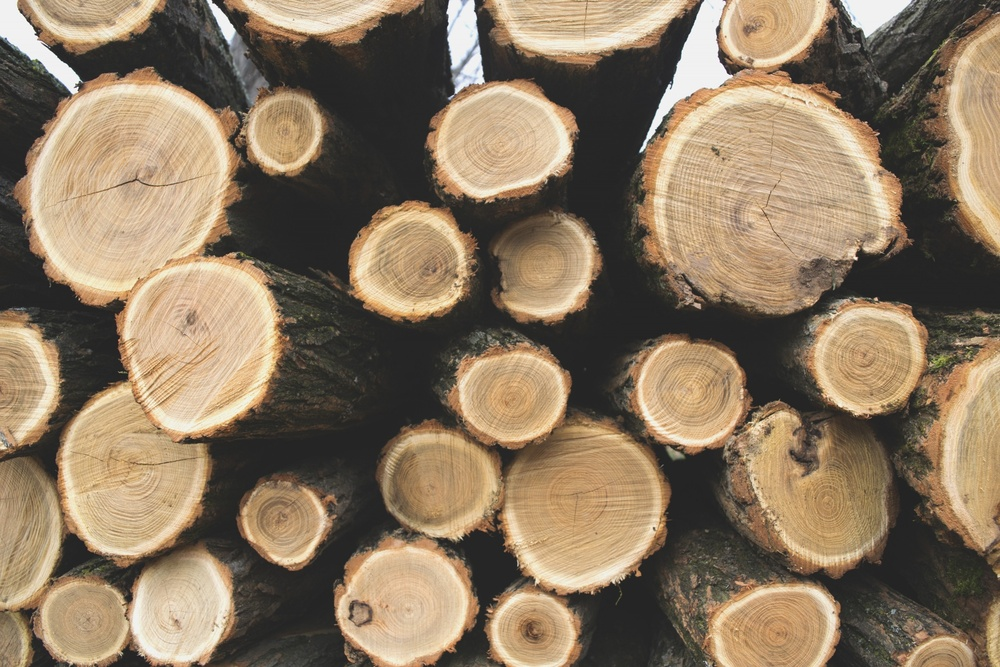
#> input picture other_image/raw_data/4.jpg, 1000 x 667 px, shrunk from 3200 x 2133 before the run
$ python other_image.py   (older library calls are emulated)
#> lines starting #> are read from the running program, lines starting #| are printed output that depends on the picture; after the words box and inside, x2 and y2 are one past the last pixel; in counts of white or black regions, pixels touching at a corner belong together
# _*_ coding: utf-8 _*_
__author__ = 'LelandYan'
__date__ = '2019/5/17 18:55'

import cv2
import numpy as np
import matplotlib.pyplot as plt
from scipy import ndimage as ndi
import skimage as sm
from skimage import morphology
from skimage.feature import peak_local_max
from skimage.filters.rank import median
image = cv2.imread("./raw_data/4.jpg")
#> image is the input picture: shape (667, 1000, 3); mean B, G, R 96.5, 119.5, 138
kernel_sharpen_1 = np.array([
        [-1,-1,-1],
        [-1,9,-1],
        [-1,-1,-1]])
kernel_sharpen_2 = np.array([
        [1,1,1],
        [1,-7,1],
        [1,1,1]])
kernel_sharpen_3 = np.array([
        [-1,-1,-1,-1,-1],
        [-1,2,2,2,-1],
        [-1,2,8,2,-1],
        [-1,2,2,2,-1],
        [-1,-1,-1,-1,-1]])/8.0

output_1 = cv2.filter2D(image,-1,kernel_sharpen_3)
# [11 lines of commented-out code are left out]


output_1 = cv2.cvtColor(output_1, cv2.COLOR_RGB2GRAY)  # 把输入图像灰度化
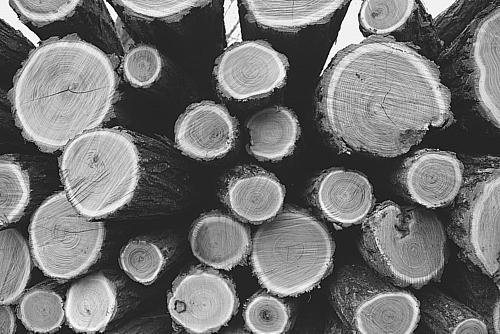
#> output_1: shape (667, 1000) (shown at 1/2 size); min 0, max 255, mean 114.6
# [19 lines of commented-out code are left out]
plt.hist(output_1.ravel(),256)
plt.show()
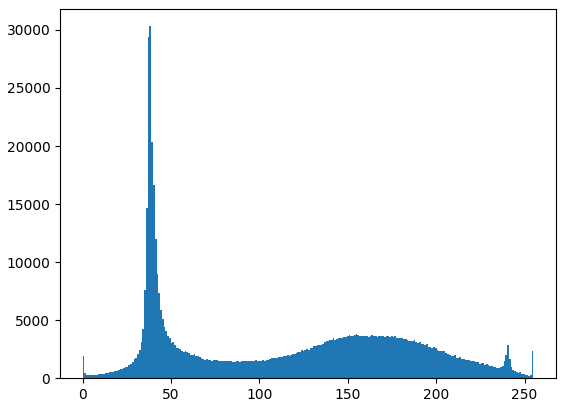
#> figure drawn by matplotlib, 1 panel; tallest bar 30323 high, from x = 37.85 to 38.85
ret, binary = cv2.threshold(output_1, 0, 255, cv2.THRESH_BINARY | cv2.THRESH_TRIANGLE)#TRIANGLE法,，全局自适应阈值, 参数0可改为任意数字但不起作用，适用于单个波峰
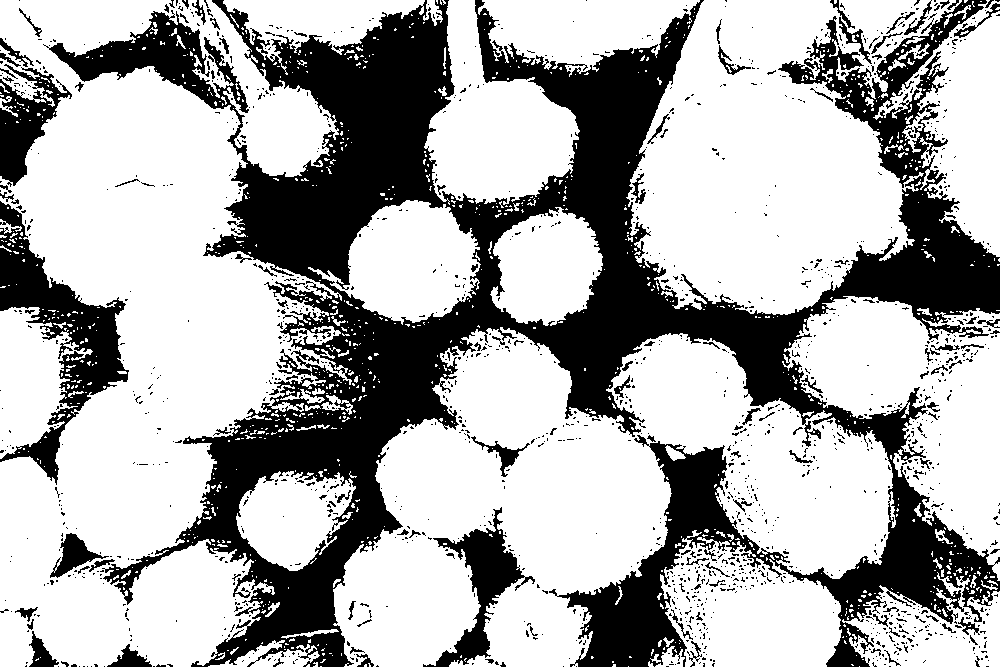
#> binary: shape (667, 1000); 67.9% white; 1513 black regions (1387 under 20 px), largest, box (x1, y1, x2, y2) and area: (43, 0, 1000, 667) 180251, (0, 201, 129, 485) 10803, (423, 507, 535, 667) 4652
#> ret = 51
print("阈值：%s" % ret)
#| 阈值：51.0
# [5 lines of commented-out code are left out]
rows,cols = output_1.shape
labels = np.zeros([rows,cols])
for i in range(rows):
    for j in range(cols):
        if(output_1[i,j] > ret):
                labels[i,j] = 1
        else:
            labels[i,j] = 0

# [7 lines of commented-out code are left out]
labels = median(labels, sm.morphology.disk(5))
distance = ndi.distance_transform_edt(labels) #距离变换
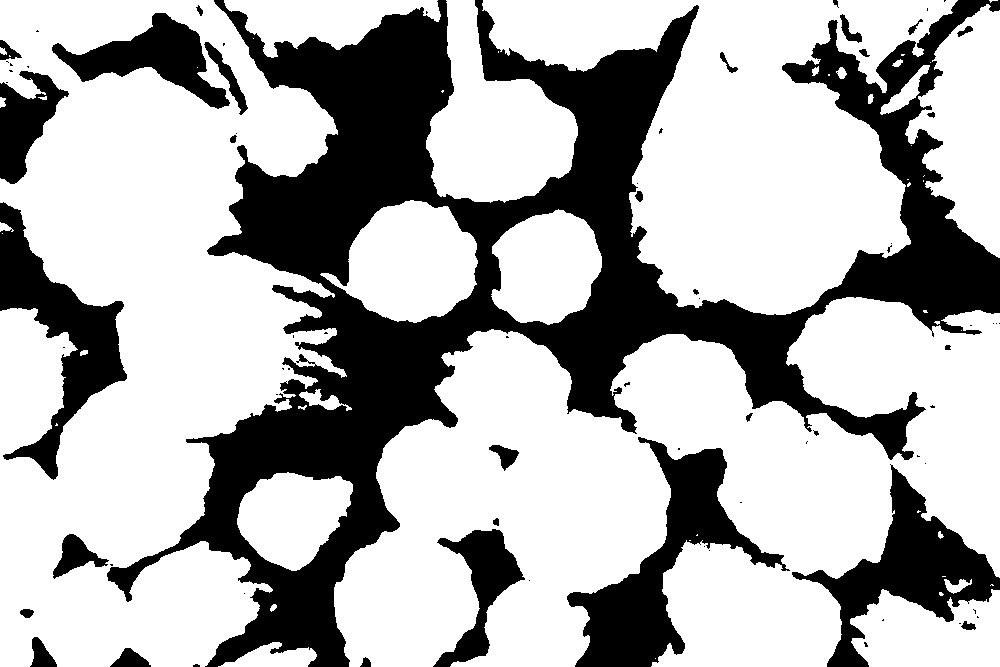
#> labels: shape (667, 1000); 68.6% white; 77 black regions (47 under 20 px), largest, box (x1, y1, x2, y2) and area: (107, 0, 1000, 667) 151394, (567, 437, 790, 667) 14679, (792, 464, 1000, 667) 12496
# min_distance：最小的像素在2×min_distance + 1区分离（即峰峰数至少min_distance分隔）。找到峰值的最大数量，使用min_distance = 1。
# exclude_border：不排除峰值在图像的边界
# indices：False会返回和数组相同大小的布尔数组，为True时，会返回峰值的坐标
local_maxi = peak_local_max(distance, exclude_border = 0,min_distance = 12,indices=False,
                                   footprint=np.ones((10, 10)),labels=labels) #寻找峰值
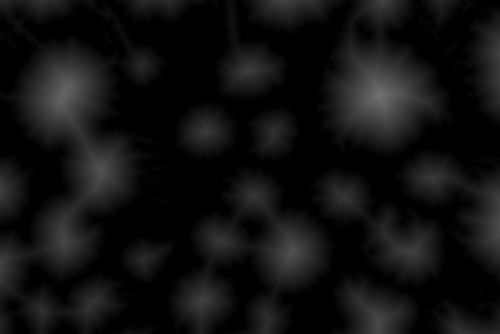
#> distance: shape (667, 1000) float64 (shown at 1/2 size); min 0, max 113.9, mean 17
markers = ndi.label(local_maxi)[0] #初始标记点
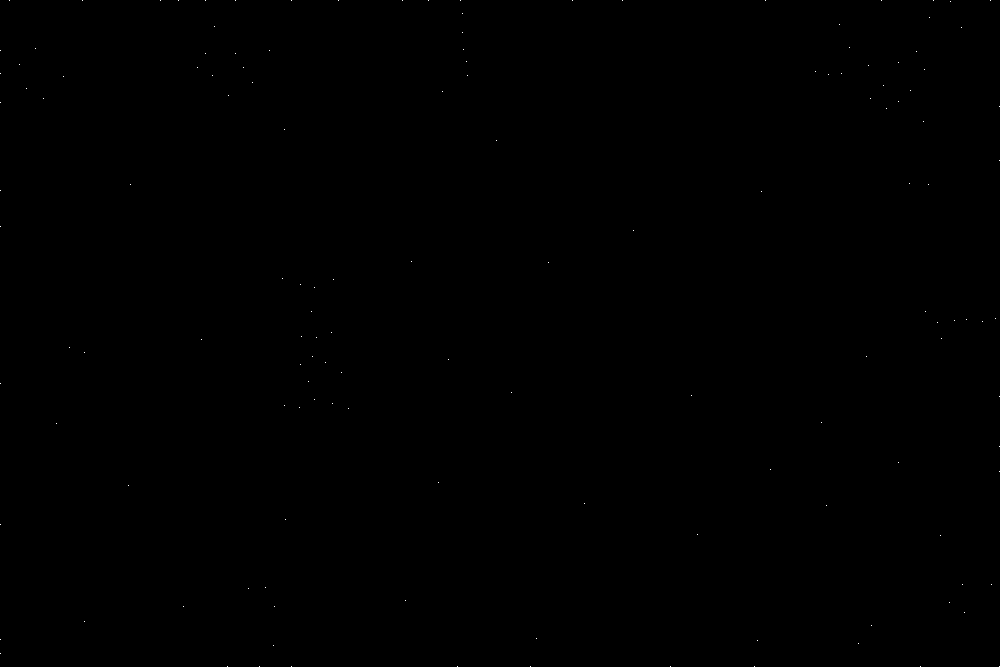
#> local_maxi: shape (667, 1000) bool; 0.02% white in thin lines or dots
label_ =morphology.watershed(-distance, markers, mask=labels) #基于距离变换的分水岭算法

fig, axes = plt.subplots(nrows=2, ncols=2, figsize=(12, 12))
axes = axes.ravel()
ax0, ax1, ax2, ax3 = axes

ax0.imshow(labels, cmap=plt.cm.gray)#, interpolation='nearest')
ax0.set_title("Original")
ax1.imshow(-distance, cmap=plt.cm.jet, interpolation='nearest')
ax1.set_title("Distance")
ax2.imshow(sm.morphology.dilation(markers,sm.morphology.square(10)), cmap= plt.cm.Spectral, interpolation='nearest')
#> markers: shape (667, 1000) int32; 146 distinct labels, from 0 to 145
ax2.set_title("Markers")
plt.imshow(label_, cmap= plt.cm.Spectral, interpolation='nearest')
print(label_.shape)
#| (667, 1000)
ax3.set_title("Segmented")

for ax in axes:
    ax.axis('off')

fig.tight_layout()
plt.show()
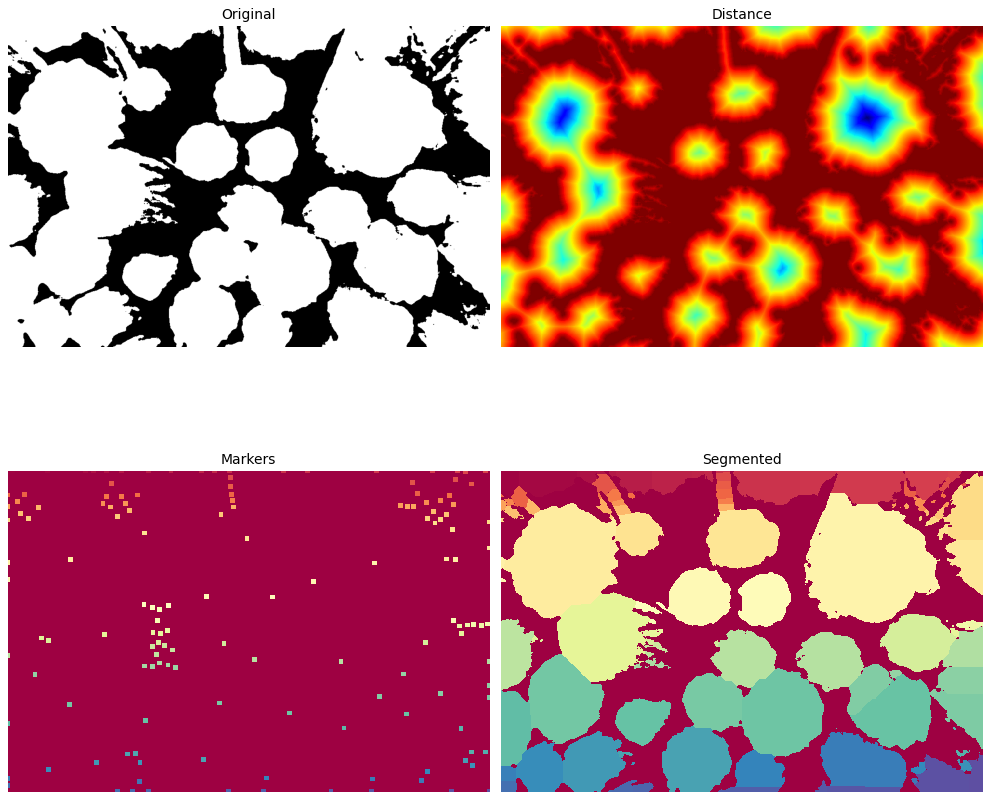
#> figure drawn by matplotlib, 4 panels


# import math
# err = []
# import math
# err = []
# for i in range(binary.shape[0]):
#     h1,w1 =  binary[i][0],binary[i][1]
#     if i in err:
#         continue
#     for j in range(i+1,binary.shape[0]):
#         h2,w2 =  binary[j][0],binary[j][1]
#         ab = math.sqrt(math.pow(abs(h2-h1), 2) + math.pow(abs(w2-w1), 2))
#         if ab <= 10:
# #             print 'error:' , x_y[i],' and ', x_y[j],'i,j = ',i,j
#             err.append(j)
# new_x_y = []
# for i in range(len(binary)):
#     if i not in err:
#         new_x_y.append(binary[i])
# print('一共有',len(binary),'个圈')
#
#
# # def threshold_demo(image):
# #     gray = image
# #     # gray = cv2.cvtColor(image, cv2.COLOR_RGB2GRAY)  #把输入图像灰度化
# #     #直接阈值化是对输入的单通道矩阵逐像素进行阈值分割。
# #     ret, binary = cv2.threshold(gray, 0, 255, cv2.THRESH_BINARY | cv2.THRESH_TRIANGLE)
# #     print("threshold value %s"%ret)
# #     cv2.namedWindow("binary0", cv2.WINDOW_NORMAL)
# #     #cv.imwrite("binary_first11.jpg", binary)
# #     cv2.imshow("binary0", binary)
# #
# # #局部阈值
# # def local_threshold(image):
# #     gray = image
# #     # gray = cv2.cvtColor(image, cv2.COLOR_RGB2GRAY)  #把输入图像灰度化
# #     #自适应阈值化能够根据图像不同区域亮度分布，改变阈值
# #     binary =  cv2.adaptiveThreshold(gray, 255, cv2.ADAPTIVE_THRESH_GAUSSIAN_C,cv2.THRESH_BINARY, 25, 10)
# #     cv2.namedWindow("binary1", cv2.WINDOW_NORMAL)
# #     #cv.imwrite("binary_first22.jpg", binary)
# #     cv2.imshow("binary1", binary)
# #
# # #用户自己计算阈值
# # def custom_threshold(image):
# #     gray = image
# #     # gray = cv2.cvtColor(image, cv2.COLOR_RGB2GRAY)  #把输入图像灰度化
# #     h, w =gray.shape[:2]
# #     m = np.reshape(gray, [1,w*h])
# #     mean = m.sum()/(w*h)
# #     print("mean:",mean)
# #     ret, binary =  cv2.threshold(gray, mean, 255, cv2.THRESH_BINARY)
# #     #cv.imwrite("binary_first33.jpg", binary)
# #     cv2.namedWindow("binary2", cv2.WINDOW_NORMAL)
# #     cv2.imshow("binary2", binary)
# #
# # # src = cv2.imread(output_1)
# # src = output_3
# # cv2.namedWindow('input_image', cv2.WINDOW_NORMAL) #设置为WINDOW_NORMAL可以任意缩放
# # cv2.imshow('input_image', src)
# #
# # threshold_demo(src)
# # local_threshold(src)
# # custom_threshold(src)
# # cv2.waitKey(0)
# # cv2.destroyAllWindows()

$ run again, with other_image/raw_data/2.jpg copied over other_image/raw_data/4.jpg
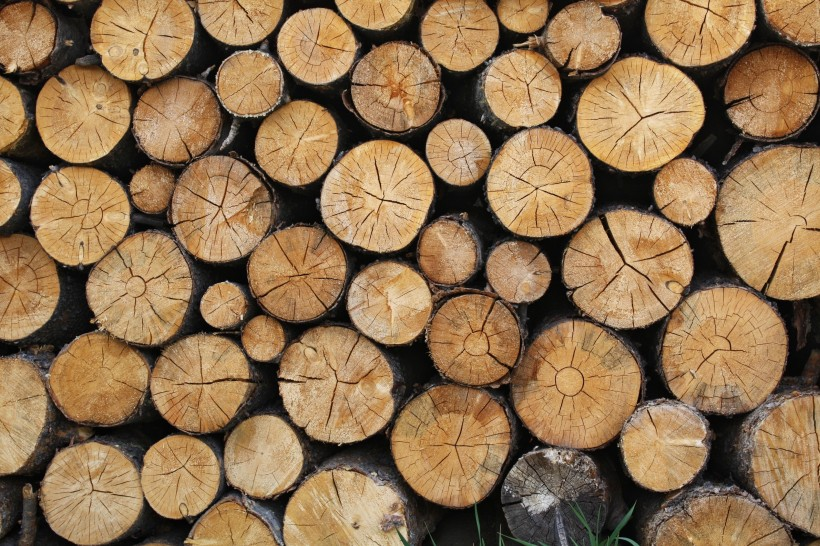
#> input picture other_image/raw_data/2.jpg, 820 x 546 px
#> image is the input picture: shape (546, 820, 3); mean B, G, R 80.2, 114, 143.4
#> `ret, binary = cv2.threshold(output_1, 0, 255, cv2.THRESH_BINARY | cv2...`:
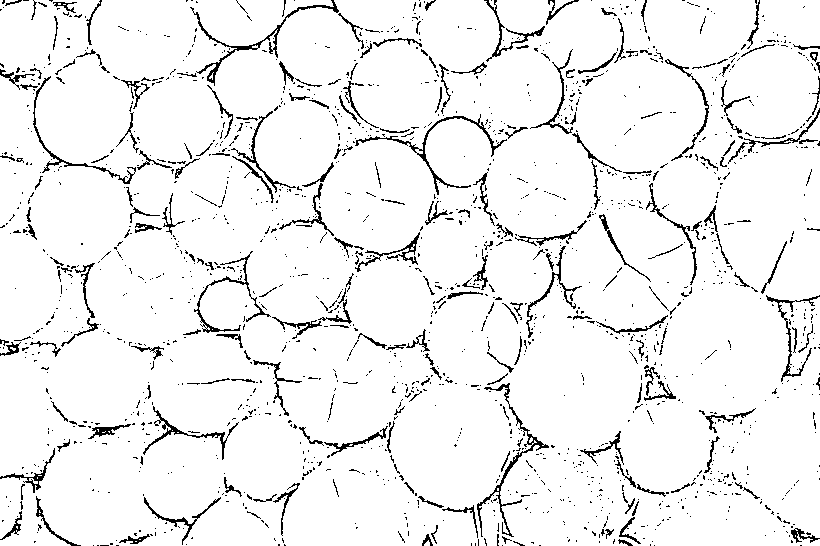
#> binary: shape (546, 820); 94% white; black in thin lines or dots
#> ret = 4
#| 阈值：4.0
#> local_maxi: shape (546, 820) bool; 0.02% white in thin lines or dots
#> markers: shape (546, 820) int32; 82 distinct labels, from 0 to 81
#| (546, 820)
#> `plt.show()`:
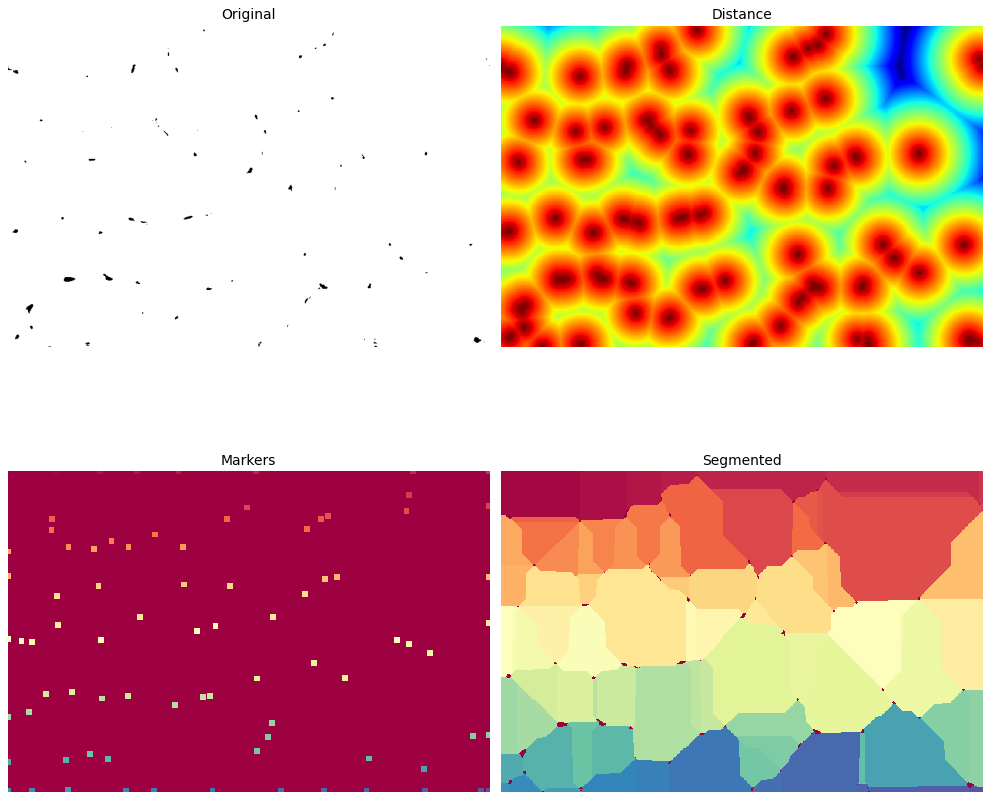
#> figure drawn by matplotlib, 4 panels

$ run again, with other_image/raw_data/3.jpg copied over other_image/raw_data/4.jpg
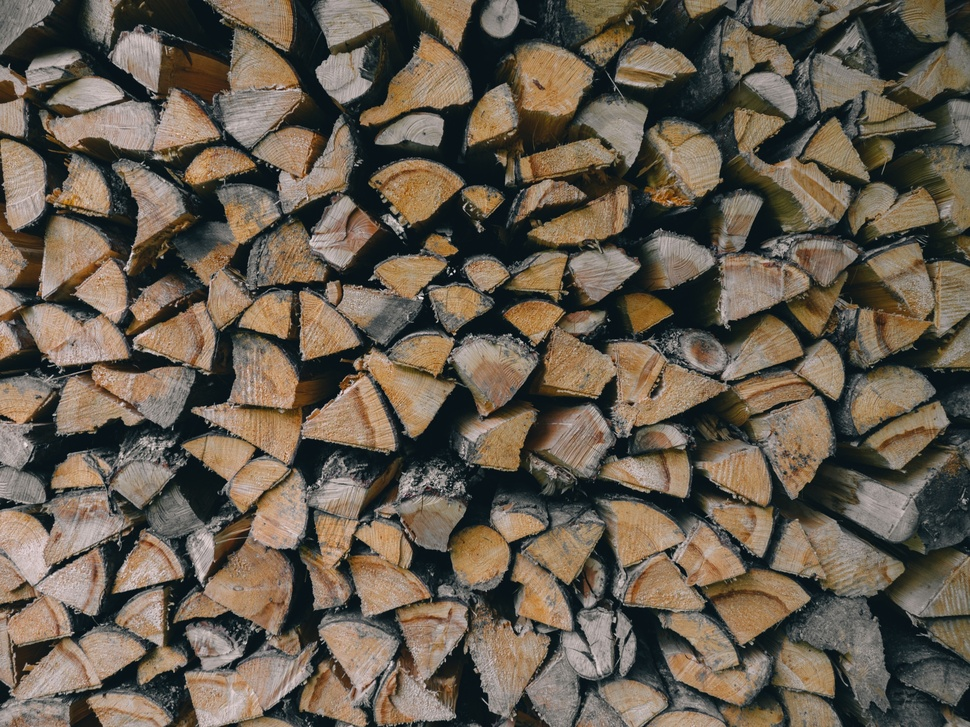
#> input picture other_image/raw_data/3.jpg, 970 x 727 px, shrunk from 3200 x 2400 before the run
#> image is the input picture: shape (727, 970, 3); mean B, G, R 79, 92.6, 103
#> `ret, binary = cv2.threshold(output_1, 0, 255, cv2.THRESH_BINARY | cv2...`:
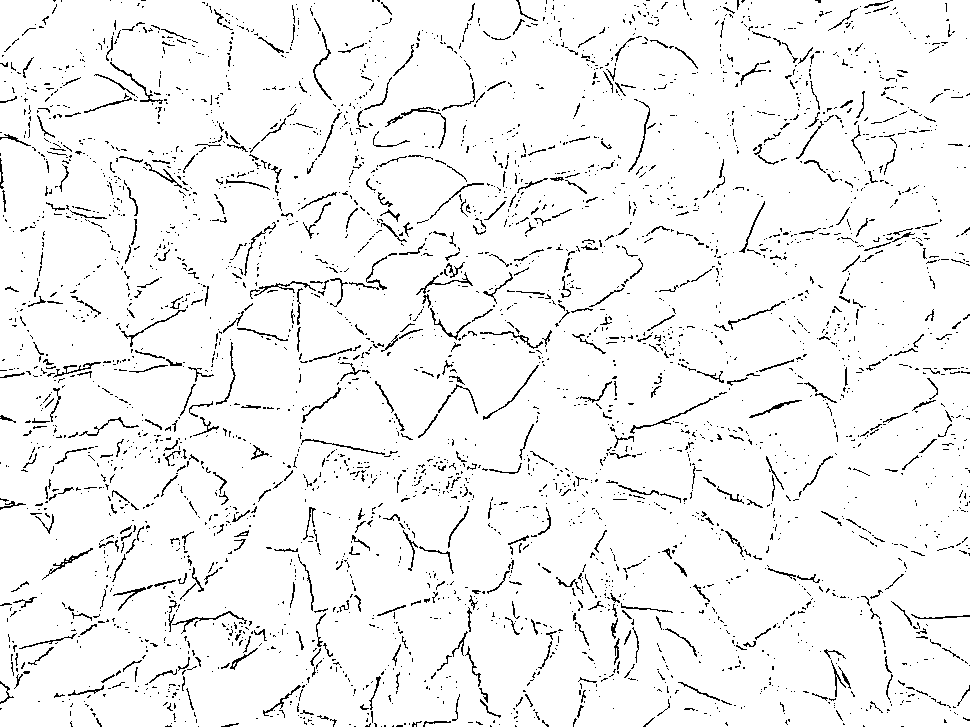
#> binary: shape (727, 970); 95% white; black in thin lines or dots
#> ret = 4
#| 阈值：4.0
#> local_maxi: shape (727, 970) bool; 0% white in thin lines or dots
#> markers: shape (727, 970) int32; 7 distinct labels, from 0 to 6
#| (727, 970)
#> `plt.show()`:
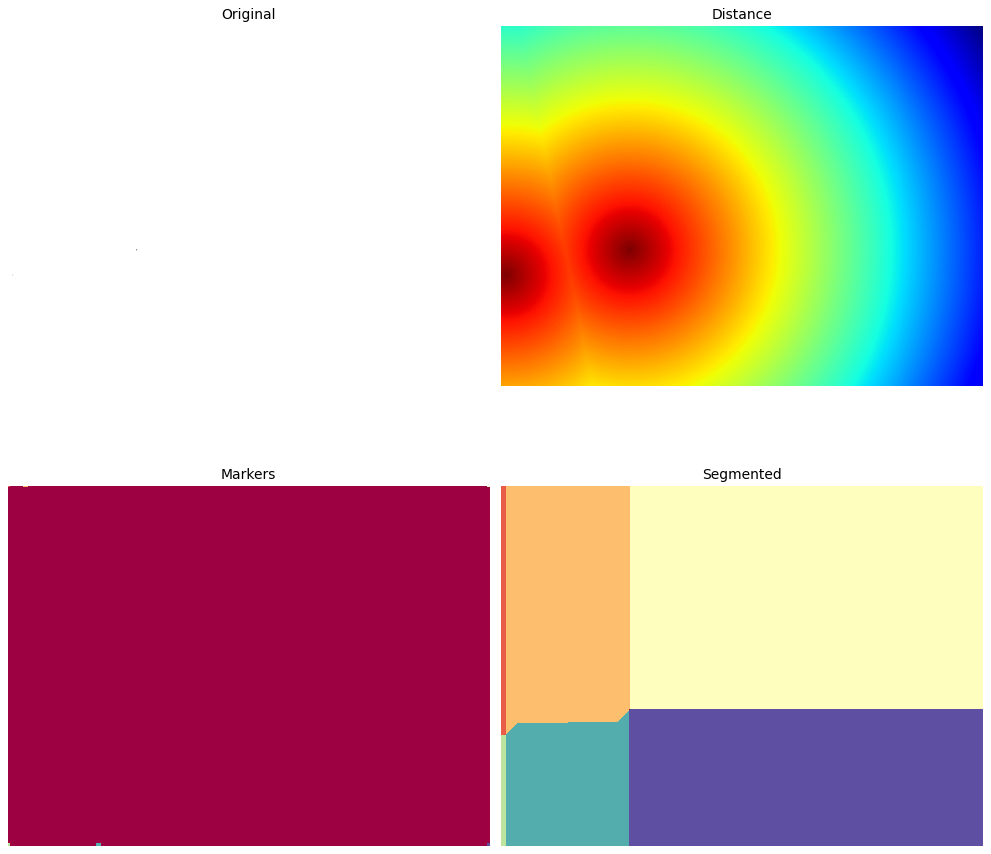
#> figure drawn by matplotlib, 4 panels
